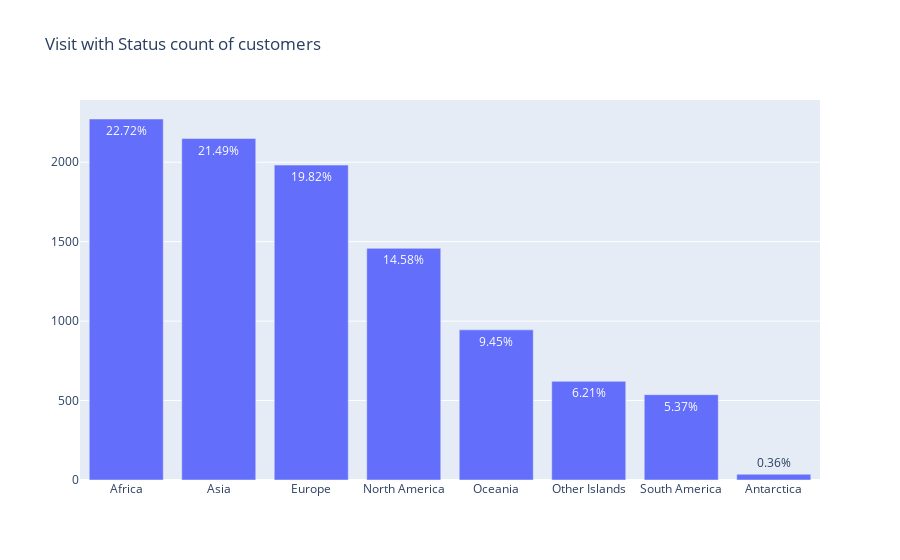

Write notebook code for a chart like this one.
### Markdown cell above
#### Continents and Countries of visits

### Code cell
visit_country = event_visit_type.groupby('continent')['customer_id'].nunique().sort_values(ascending=False)
percentages = get_percentages(visit_country)
fig = go.Figure(data=go.Bar(x=visit_country.index, y=visit_country.values, text=percentages.apply(lambda y :str(y) + '%')))
fig.update_layout(title = 'Visit with Status count of customers')
fig.show()

### Figure 1 — Plotly figure (JSON) as saved in the notebook; plotly's stock layout.template omitted (floating-point values rounded to 4 significant figures)
{"data": [{"text": ["22.72%", "21.49%", "19.82%", "14.58%", "9.45%", "6.21%", "5.37%", "0.36%"], "type": "bar", "x": ["Africa", "Asia", "Europe", "North America", "Oceania", "Other Islands", "South America", "Antarctica"], "y": [2272, 2149, 1982, 1458, 945, 621, 537, 36]}], "layout": {"title": {"text": "Visit with Status count of customers"}}}
